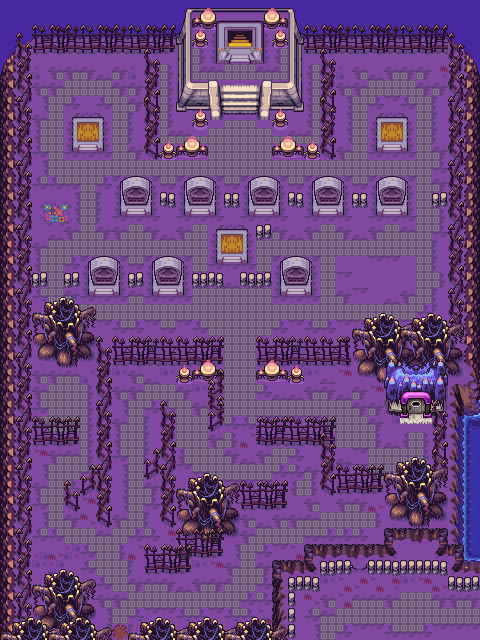

This is a level from a 2D game, rendered from its Tiled map with the project's own tilesets. A one-line summary and the map file follow, with tile-layer data summarised:
An orthogonal 30x40 tile map with 16x16 px tiles, 1 tile layer (Background), 1 hidden layer not drawn, 2 tilesets and 117 objects.

<map version="1.2" tiledversion="1.3.3" orientation="orthogonal" renderorder="right-down" width="30" height="40" tilewidth="16" tileheight="16" infinite="0" nextlayerid="5" nextobjectid="148">
 <tileset firstgid="1" source="map1Tile.tsx" />
 <tileset firstgid="1891" source="objects.tsx" />
 <layer id="1" name="Background" width="30" height="40">
  <data>[1200 cells, 1200 non-empty, 1148 distinct tile ids]</data>
 </layer>
 <layer id="2" name="Stuff" width="30" height="40" visible="0">
  <data>[1200 cells, 45 non-empty, 16 distinct tile ids]</data>
 </layer>
 <objectgroup id="3" name="Objetos">
  <object id="2" x="248.333" y="552">
   <properties>
    <property name="name" value="keaton" />
   </properties>
  </object>
  <object id="3" x="88" y="168">
   <properties>
    <property name="name" value="keaton" />
   </properties>
  </object>
  <object id="4" x="359.333" y="168">
   <properties>
    <property name="name" value="keaton" />
   </properties>
  </object>
  <object id="5" x="423.333" y="120">
   <properties>
    <property name="name" value="keaton" />
   </properties>
  </object>
  <object id="6" x="248.334" y="600">
   <properties>
    <property name="name" value="beetle" />
   </properties>
  </object>
  <object id="7" x="71.6667" y="551.667">
   <properties>
    <property name="name" value="beetle" />
   </properties>
  </object>
  <object id="8" x="134.667" y="437.334">
   <properties>
    <property name="name" value="beetle" />
   </properties>
  </object>
  <object id="9" x="262.667" y="310.667">
   <properties>
    <property name="name" value="beetle" />
   </properties>
  </object>
  <object id="10" x="200.667" y="311.333">
   <properties>
    <property name="name" value="beetle" />
   </properties>
  </object>
  <object id="11" x="328.667" y="231.333">
   <properties>
    <property name="name" value="beetle" />
   </properties>
  </object>
  <object id="12" x="63" y="238">
   <properties>
    <property name="name" value="beetle" />
   </properties>
  </object>
  <object id="13" x="58.25" y="97.75">
   <properties>
    <property name="name" value="slime" />
   </properties>
  </object>
  <object id="15" x="107.5" y="96.5">
   <properties>
    <property name="name" value="slime" />
   </properties>
  </object>
  <object id="16" x="199.333" y="456.333">
   <properties>
    <property name="name" value="slime" />
   </properties>
  </object>
  <object id="17" x="244.333" y="392.333">
   <properties>
    <property name="name" value="slime" />
   </properties>
  </object>
  <object id="19" x="65.5" y="395.5">
   <properties>
    <property name="name" value="slime" />
   </properties>
  </object>
  <object id="20" x="43" y="379.334">
   <properties>
    <property name="name" value="chest" />
   </properties>
  </object>
  <object id="22" x="375.5" y="519">
   <properties>
    <property name="name" value="heart" />
   </properties>
  </object>
  <object id="23" x="359.5" y="392.5">
   <properties>
    <property name="name" value="heart" />
   </properties>
  </object>
  <object id="24" x="374" y="71.5">
   <properties>
    <property name="name" value="heart" />
   </properties>
  </object>
  <object id="25" x="414" y="71">
   <properties>
    <property name="name" value="heart" />
   </properties>
  </object>
  <object id="26" x="97" y="592.5">
   <properties>
    <property name="id" value="tutoKid" />
    <property name="name" value="npc" />
    <property name="text">CONTROLES
S -&gt; Espada
A -&gt; Flechas
D -&gt; Bombas</property>
   </properties>
  </object>
  <object id="27" x="0" y="0" width="32" height="640">
   <properties>
    <property name="name" value="solid" />
   </properties>
  </object>
  <object id="28" x="32" y="0" width="144" height="46.6667">
   <properties>
    <property name="name" value="solid" />
   </properties>
  </object>
  <object id="29" x="304" y="0" width="176" height="46.3333">
   <properties>
    <property name="name" value="solid" />
   </properties>
  </object>
  <object id="30" x="448" y="48" width="32" height="592">
   <properties>
    <property name="name" value="solid" />
   </properties>
  </object>
  <object id="31" x="272" y="560" width="176" height="80">
   <properties>
    <property name="name" value="solid" />
   </properties>
  </object>
  <object id="32" x="304" y="544" width="144" height="16">
   <properties>
    <property name="name" value="solid" />
   </properties>
  </object>
  <object id="33" x="384" y="528" width="64" height="16">
   <properties>
    <property name="name" value="solid" />
   </properties>
  </object>
  <object id="35" x="388.666" y="462.333" width="59.3334" height="65.6667">
   <properties>
    <property name="name" value="solid" />
   </properties>
  </object>
  <object id="36" x="32" y="626.75" width="80" height="13.25">
   <properties>
    <property name="name" value="solid" />
   </properties>
  </object>
  <object id="37" x="131.5" y="624" width="140.5" height="16">
   <properties>
    <property name="name" value="solid" />
   </properties>
  </object>
  <object id="38" x="32" y="576" width="64" height="50.75">
   <properties>
    <property name="name" value="solid" />
   </properties>
  </object>
  <object id="39" x="144" y="544" width="48" height="24.75">
   <properties>
    <property name="name" value="solid" />
   </properties>
  </object>
  <object id="40" x="176" y="528" width="48" height="16">
   <properties>
    <property name="name" value="solid" />
   </properties>
  </object>
  <object id="41" x="192" y="544" width="32" height="9.75">
   <properties>
    <property name="name" value="solid" />
   </properties>
  </object>
  </objectgroup>
</map>
<!-- 81 of 117 objects omitted -->
